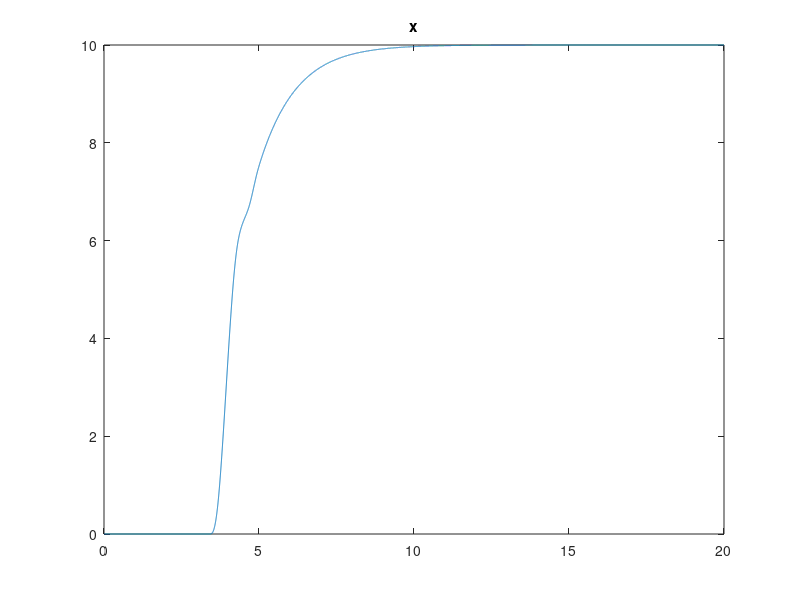
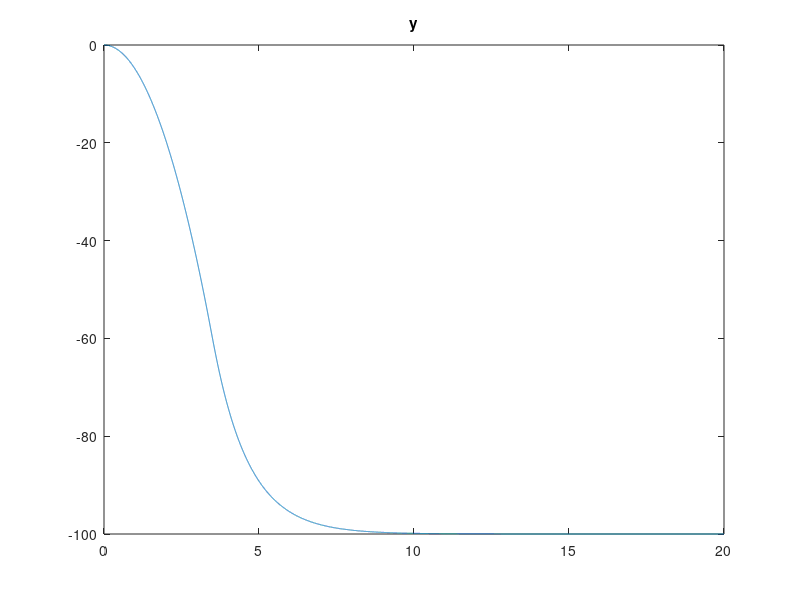
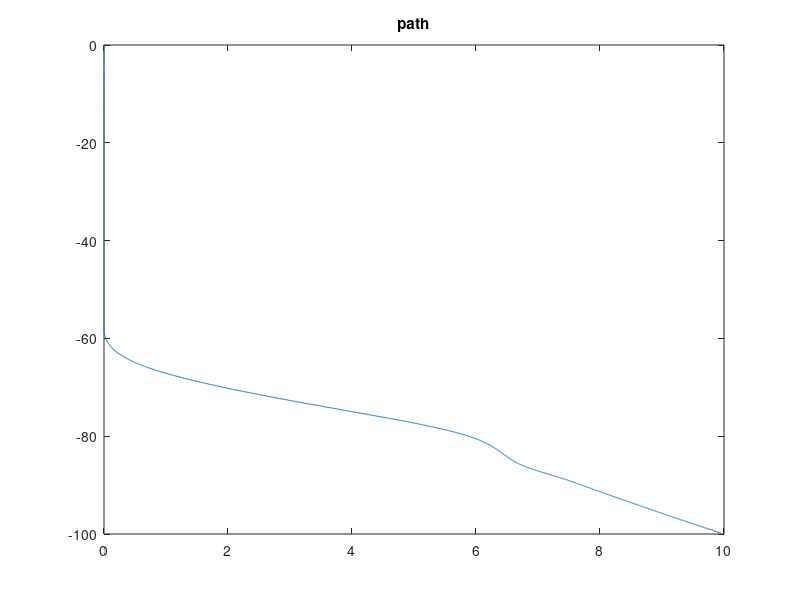
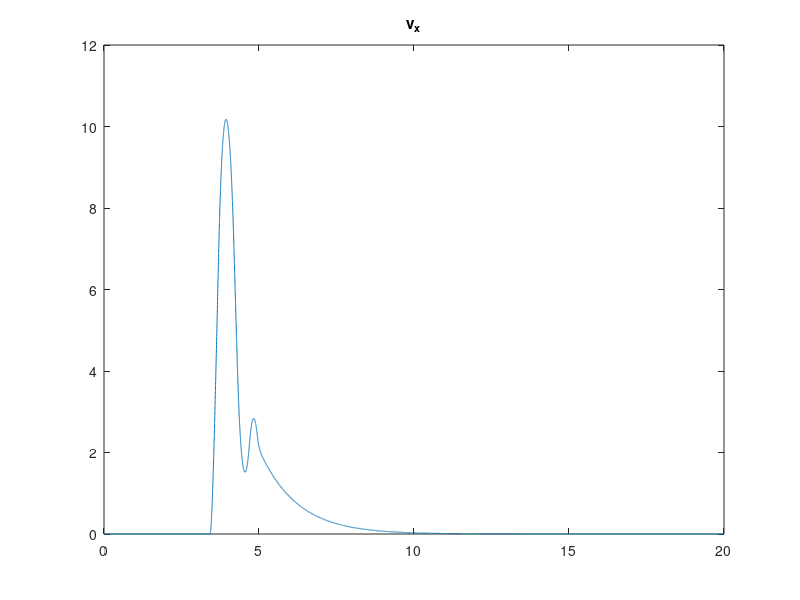

Here is the MATLAB script that generated these plots, in order:

clear
close all

g = 9.8;
sim_time    = 20;
dt          = 0.001;

num_steps   = sim_time / dt;
steps = 1 : num_steps;
t = steps * dt;

% Desired Conditions
x_r = 10;
y_r = -100;

% Controller values
K_v         = 0.8;
K_a         = 10;
K_omega     = 100;
K_j         = 100;

max_theta   = pi / 4;
max_omega   = 30 / 60 * 2 * pi;

% Initial Conditions
m = 10;
Z       = zeros(size(steps));

x       = Z;
y       = Z;
v_x     = Z;
v_y     = Z;
a_y     = -g;
theta   = Z;
omega   = Z;
F_th    = Z;

% Start of sim

F_g = m * g;

for n = steps
    p = max([n - 1, 1]);
    x0      = x(p);
    y0      = y(p);
    v_x0    = v_x(p);
    v_y0    = v_y(p);
    theta0  = theta(p);
    F_th0   = F_th(p);

    % Control
    v_x_in      = -K_v * (x0 - x_r);
    v_y_in      = -K_v * (y0 - y_r);

    a_x_in      = -K_a * (v_x0 - v_x_in);
    a_y_in      = -K_a * (v_y0 - v_y_in);

    theta_in    = atan(-a_x_in / g);
    theta_in    = min([theta_in, max_theta]);
    theta_in    = max([theta_in, -max_theta]);

    omega_in    = -K_omega * (theta0 - theta_in);
    omega_in    = min([omega_in, max_omega]);
    omega_in    = max([omega_in, -max_omega]);
    
    F_th_y_dot = -K_j * m * (a_y - a_y_in);
    F_th_dot = F_th_y_dot / cos(theta0);

    F_th_in = F_th0 + F_th_dot * dt;
    F_th_in = max([F_th_in, 0]);
    F_th(n) = F_th_in;

    % Update state
    a_x = F_th_in * -sin(theta0) / m;
    a_y = (F_th_in * cos(theta0) - F_g) / m;

    v_x(n) = v_x0 + a_x * dt;
    v_y(n) = v_y0 + a_y * dt;

    x(n) = x0 + v_x0 * dt + 0.5 * a_x * dt * dt;
    y(n) = y0 + v_y0 * dt + 0.5 * a_y * dt * dt;
    
    theta(n) = theta0 + omega_in * dt;
    omega(n) = omega_in;
end

figure
plot(t, x)
title('x')

figure
plot(t, y)
title('y')

figure
plot(x, y)
title('path')

figure
plot(t, v_x)
title('v_x')

figure
plot(t, v_y)
title('v_y')

figure
plot(t, theta * 180 / pi)
title('theta in deg')

figure
plot(t, omega * 180 / pi)
title('omega in deg/s')

figure
plot(t, F_th)
title('F\_th')
